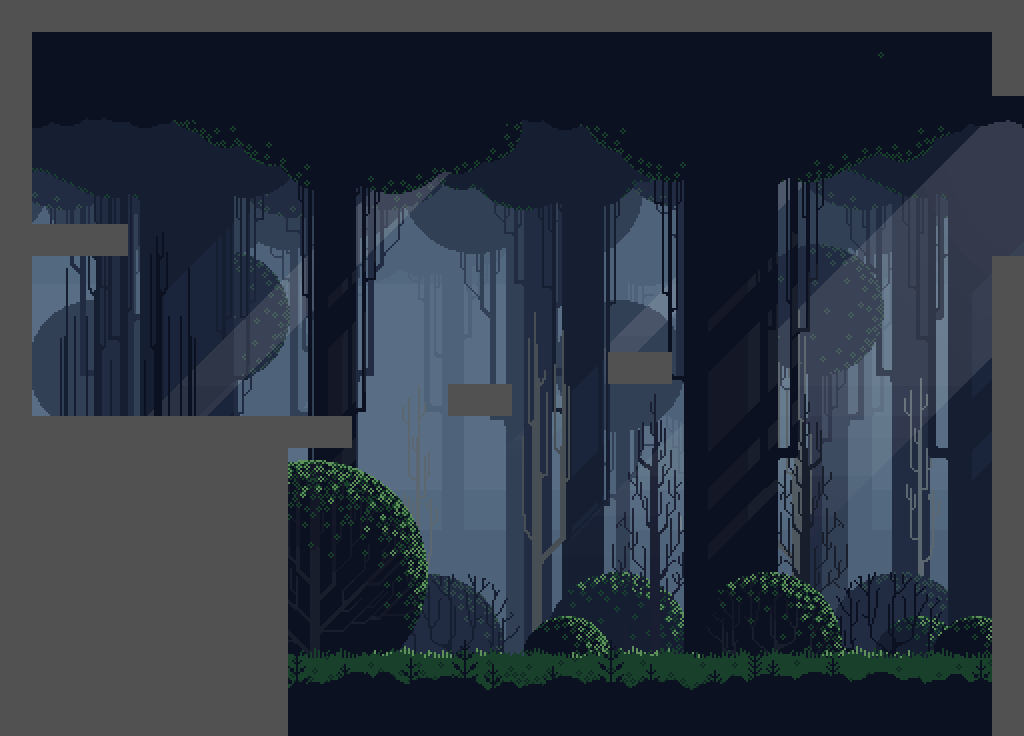

Below is a game level as drawn by its tile map, then a one-line description and the .tmx that defines it (tile-layer data replaced by summaries):
An orthogonal 32x23 tile map with 32x32 px tiles, 2 tile layers (background, tuiles), 2 tilesets and 25 objects (5x unstableFloor, Joueur, nextLevelDoor).

<map version="1.9" tiledversion="1.9.2" orientation="orthogonal" renderorder="right-down" width="32" height="23" tilewidth="32" tileheight="32" infinite="0" nextlayerid="19" nextobjectid="258">
    <tileset firstgid="1" name="dirt" tilewidth="32" tileheight="32" tilecount="1" columns="1">
        <image source="../images/levels/visualAssets/dirt.png" width="32" height="32" />
    </tileset>
    <tileset firstgid="2" name="FOREST-BG-1" tilewidth="32" tileheight="32" tilecount="2842" columns="58">
        <image source="../images/levels/bg/FOREST-BG-1.png" width="1856" height="1586" />
    </tileset>
    <layer id="1" name="background" width="32" height="23">
        <data>[736 cells, 736 non-empty, 736 distinct tile ids]</data>
    </layer>
    <layer id="6" name="tuiles" width="32" height="23">
        <data>[736 cells, 160 non-empty, 1 distinct tile ids]</data>
    </layer>
    <objectgroup id="7" name="ground">
        <object id="53" x="32" y="0" width="960" height="32" />
        <object id="54" x="992" y="0" width="32" height="96" />
        <object id="55" x="0" y="0" width="32" height="736" />
        <object id="90" x="288" y="416" width="64" height="32" />
        <object id="124" x="992" y="256" width="32" height="480" />
        <object id="137" x="32" y="416" width="256" height="320" />
        <object id="244" x="32" y="224" width="96" height="32" />
        <object id="245" x="608" y="352" width="64" height="32" />
        <object id="247" x="448" y="384" width="64" height="32" />
    </objectgroup>
    <objectgroup id="11" name="barrels" />
    <objectgroup id="13" name="unstableFloors">
        <object id="113" name="unstableFloor" x="384" y="192" width="32" height="544" />
        <object id="238" name="unstableFloor" x="768" y="320" width="64" height="32" />
        <object id="243" name="unstableFloor" x="704" y="192" width="32" height="544" />
        <object id="246" name="unstableFloor" x="544" y="192" width="32" height="544" />
        <object id="248" name="unstableFloor" x="896" y="288" width="64" height="32" />
    </objectgroup>
    <objectgroup id="17" name="coins">
        <object id="249" x="480" y="352">
            <point />
        </object>
        <object id="250" x="640" y="320">
            <point />
        </object>
        <object id="251" x="800" y="288">
            <point />
        </object>
        <object id="252" x="928" y="256">
            <point />
        </object>
        <object id="253" x="992" y="160">
            <point />
        </object>
        <object id="254" x="992" y="192">
            <point />
        </object>
        <object id="255" x="992" y="224">
            <point />
        </object>
    </objectgroup>
    <objectgroup id="14" name="playerspawnpoint">
        <object id="121" name="Joueur" x="80" y="136">
            <point />
        </object>
    </objectgroup>
    <objectgroup id="15" name="nextLevelDoor">
        <object id="123" name="nextLevelDoor" x="64" y="320" width="16" height="64" />
    </objectgroup>
    <objectgroup id="18" name="void">
        <object id="256" x="288" y="704" width="704" height="32" />
    </objectgroup>
    <objectgroup id="16" name="teleporters">
        <object id="242" x="1008" y="160" width="16" height="64" />
    </objectgroup>
</map>
